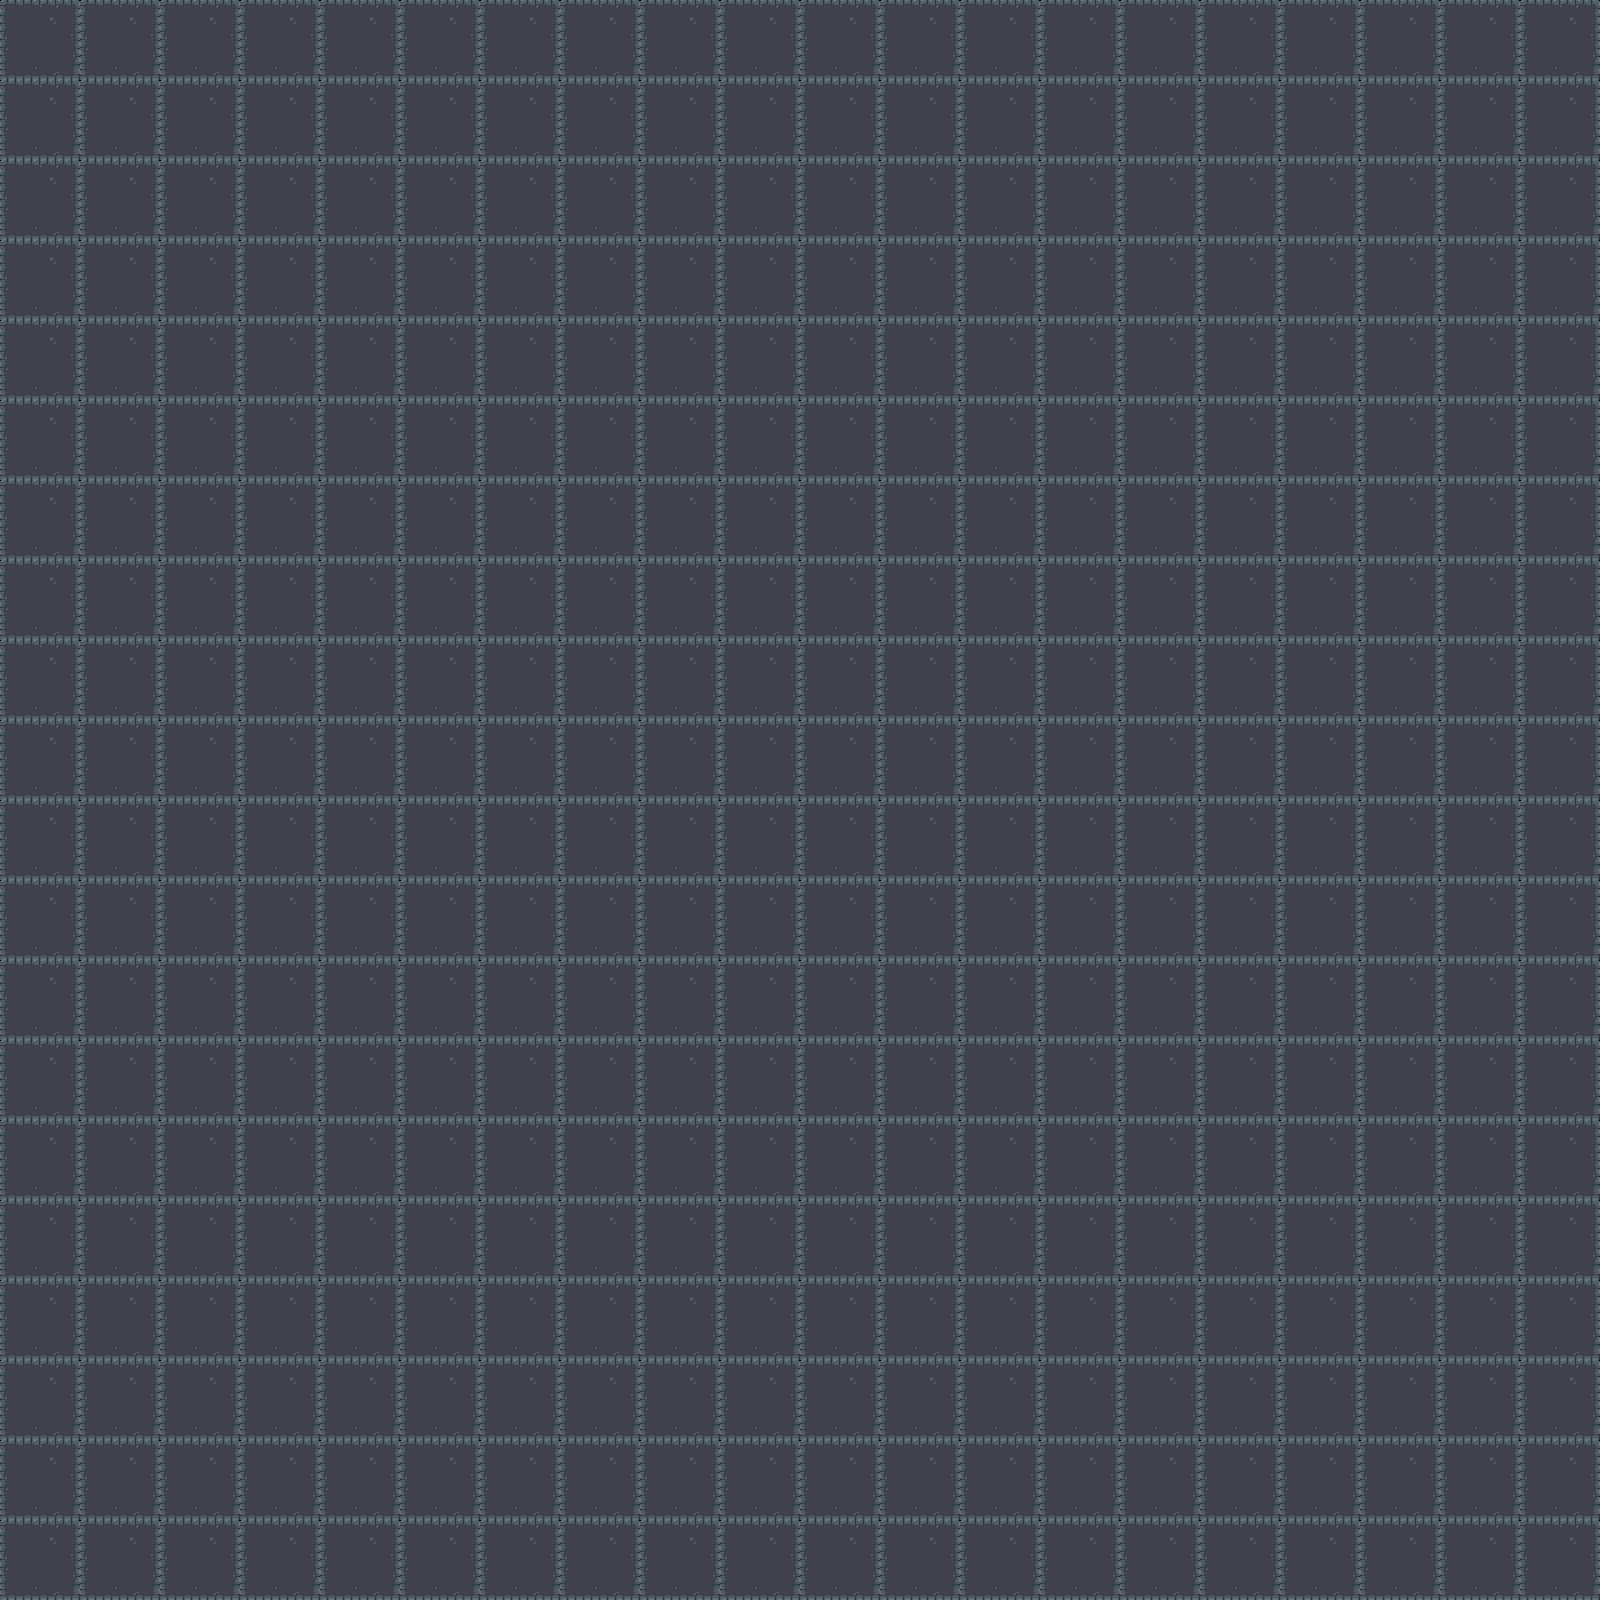

Tiled map render using the project's own tile images. Description and the map definition, with tile-layer contents summarised, below:
An orthogonal 100x100 tile map with 16x16 px tiles, 1 tile layer (Tile Layer 1).

<map version="1.5" tiledversion="1.7.2" orientation="orthogonal" renderorder="right-down" width="100" height="100" tilewidth="16" tileheight="16" infinite="0" nextlayerid="2" nextobjectid="1">
 <tileset firstgid="1" name="dungeon_tiles" tilewidth="16" tileheight="16" tilecount="552" columns="23">
  <image source="dungeon_tiles.png" width="368" height="384" />
 </tileset>
 <layer id="1" name="Tile Layer 1" width="100" height="100">
  <data>[10000 cells, 10000 non-empty, 25 distinct tile ids]</data>
 </layer>
</map>
